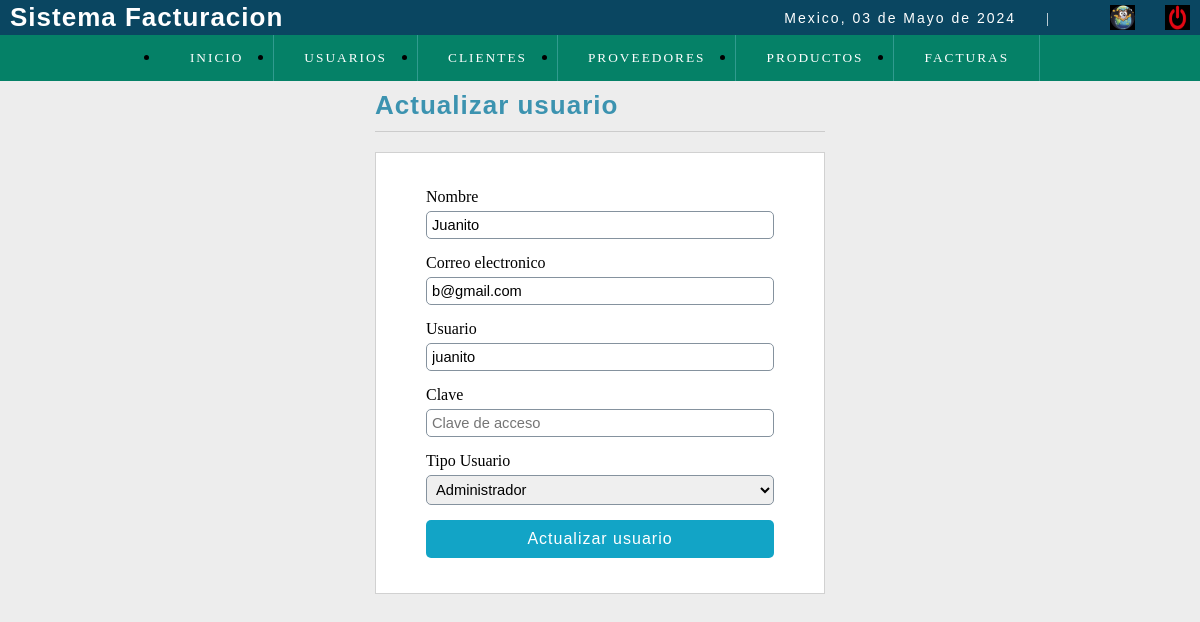
The page /facturacion/sistema/editar_usuario.php?id=3 on the database its author committed.
### tables this page shows
CREATE TABLE `usuario` (
  `idusuario` int(11) NOT NULL,
  `nombre` varchar(50) DEFAULT NULL,
  `correo` varchar(30) DEFAULT NULL,
  `usuario` varchar(15) DEFAULT NULL,
  `clave` varchar(100) DEFAULT NULL,
  `rol` int(11) DEFAULT NULL,
  `estatus` int(11) NOT NULL DEFAULT 1
);

CREATE TABLE `rol` (
  `idrol` int(11) NOT NULL,
  `rol` varchar(20) DEFAULT NULL
);

### facturacion/sistema/editar_usuario.php (the view, shortened to what this page needs)
<?php
include "../conexion.php";
$iduser=$_GET['id'];
$sql=mysqli_query($conection,"SELECT u.idusuario, u.nombre, u.correo, u.usuario, (u.rol) as idrol, (r.rol) as rol
                                FROM usuario u
                                INNER JOIN rol r
                                on u.rol=r.idrol
                                WHERE idusuario=$iduser");
$result_sql=mysqli_num_rows($sql);
if($result_sql==0){
    header('Location: lista_usuarios.php');
}else{
    $option='';
    while($data=mysqli_fetch_array($sql)){
        $nombre=$data['nombre'];
        $correo=$data['correo'];
        $usuario=$data['usuario'];
        $rol=$data['rol'];
        if($idrol=1){
            $option='<option value="'.$idrol.'" select>'.$rol.'</option>';
        }else if($idrol==2){
            $option='<option value="'.$idrol.'"select>'.$rol.'</option>';
        }else if($idrol==3){
            $option='<option value="'.$idrol.'"select>'.$rol.'</option>';
        }
    }
}
?>
<!DOCTYPE html>
<html lang="en">
<head>
    <?php include "includes/scripts.php"; ?>
</head>
<body>
   <?php include "includes/header.php"; ?>
    <section id="container">
        <div class="form_register">
            <h1>Actualizar usuario</h1>
            <hr>
            <form action="" method="post">
                <label for="nombre">Nombre</label>
                <input type="text" name="nombre" id="nombre" placeholder="Nombre Completo" value="<?php echo $nombre; ?>">
                <label for="correo">Correo electronico</label>
                <input type="email" name="correo" id="correo" placeholder="Correo electronico" value="<?php echo $correo; ?>">
                <label for="usuario">Usuario</label>
                <input type="text" name="usuario" id="usuario" placeholder="Usuario" value="<?php echo $usuario; ?>">
                <label for="clave">Clave</label>
                <input type="password" name="clave" id="clave" placeholder="Clave de acceso">
                <label for="rol">Tipo Usuario</label>
                <select name="rol" id="rol" class="notItemOne">
                    <?php
                    echo $option;
                    ?>
                </select>
                <input type="submit" value="Actualizar usuario" class="btn_save">
            </form>
        </div>
    </section>
</body>
</html>

### facturacion/sistema/js/css/style3.css (style rules this page uses)
* { margin: 0; padding: 0; box-sizing: border-box; }
body { background: #ededed; }
h1,h2,h3,h4,h5,h6 { font-family: 'arial'; font-weight: bold; letter-spacing: 1px; }
h1 { font-size: 26px; }
#container { padding: 90px 15px 15px; }
.form_register { width: 450px; margin: auto; }
.form_register h1 { color: #3c93b0; }
hr { border: 0; background: #CCC; height: 1px; margin: 10px 0; display: block; }
form { background: #FFF; margin: auto; padding: 20px 50px; border: 1px solid #d1d1d1; }
label { display: block; font-size: 12pt; font-family: 'GothamBook'; margin: 15px auto 5px auto; }
input,select { display: block; width: 100%; font-size: 11pt; padding: 5px; border: 1px solid #85929e; border-radius: 5px; }
.notItemOne option:first-child { display: none; }
.btn_save { font-size: 12pt; background: #12a4c6; padding: 10px; color: #FFF; letter-spacing: 1px; border: 0; cursor: pointer; margin: 15px auto; }

### rows shown on the page
usuario: nombre "Juanito", correo "b@gmail.com", usuario "juanito", rol "Administrador"

### other values the page prints
fechaC() "03 de Mayo de 2024"
